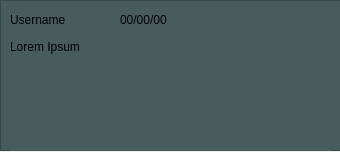
<?xml version="1.0" encoding="UTF-8"?>
<ui version="4.0">
 <class>Form</class>
 <widget class="QWidget" name="Form">
  <property name="geometry">
   <rect>
    <x>0</x>
    <y>0</y>
    <width>340</width>
    <height>152</height>
   </rect>
  </property>
  <property name="windowTitle">
   <string>Form</string>
  </property>
  <widget class="QFrame" name="frame">
   <property name="geometry">
    <rect>
     <x>0</x>
     <y>0</y>
     <width>341</width>
     <height>151</height>
    </rect>
   </property>
   <property name="styleSheet">
    <string notr="true">background-color: rgb(72, 92, 94);</string>
   </property>
   <property name="frameShape">
    <enum>QFrame::StyledPanel</enum>
   </property>
   <property name="frameShadow">
    <enum>QFrame::Raised</enum>
   </property>
   <widget class="QLabel" name="label">
    <property name="geometry">
     <rect>
      <x>10</x>
      <y>10</y>
      <width>71</width>
      <height>20</height>
     </rect>
    </property>
    <property name="styleSheet">
     <string notr="true">font: 8pt &quot;MS Shell Dlg 2&quot;;</string>
    </property>
    <property name="text">
     <string>Username</string>
    </property>
   </widget>
   <widget class="QLabel" name="label_2">
    <property name="geometry">
     <rect>
      <x>120</x>
      <y>10</y>
      <width>61</width>
      <height>20</height>
     </rect>
    </property>
    <property name="styleSheet">
     <string notr="true">font: 8pt &quot;MS Shell Dlg 2&quot;;</string>
    </property>
    <property name="text">
     <string>00/00/00</string>
    </property>
   </widget>
   <widget class="QLabel" name="label_3">
    <property name="geometry">
     <rect>
      <x>10</x>
      <y>40</y>
      <width>321</width>
      <height>111</height>
     </rect>
    </property>
    <property name="text">
     <string>Lorem Ipsum</string>
    </property>
    <property name="alignment">
     <set>Qt::AlignLeading|Qt::AlignLeft|Qt::AlignTop</set>
    </property>
   </widget>
  </widget>
 </widget>
 <resources/>
 <connections/>
</ui>
